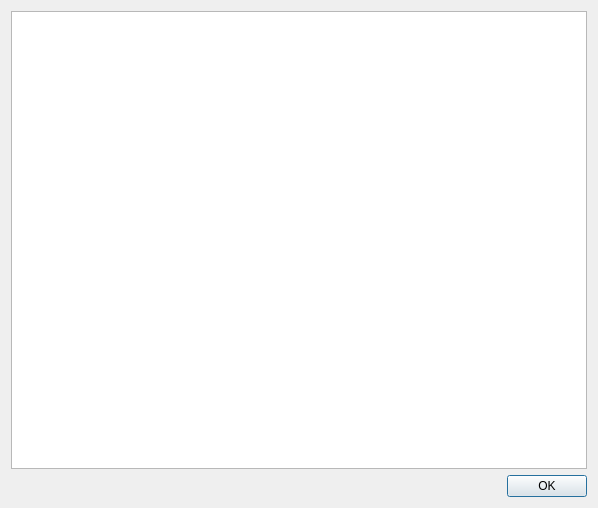
<?xml version="1.0" encoding="UTF-8"?>
<ui version="4.0">
 <class>CReleseInfo</class>
 <widget class="QDialog" name="CReleseInfo">
  <property name="geometry">
   <rect>
    <x>0</x>
    <y>0</y>
    <width>598</width>
    <height>508</height>
   </rect>
  </property>
  <property name="windowTitle">
   <string>Release notes</string>
  </property>
  <layout class="QVBoxLayout" name="verticalLayout_2">
   <item>
    <layout class="QVBoxLayout" name="verticalLayout">
     <item>
      <widget class="QPlainTextEdit" name="plainTextEdit">
       <property name="font">
        <font>
         <family>System</family>
         <pointsize>12</pointsize>
        </font>
       </property>
      </widget>
     </item>
    </layout>
   </item>
   <item>
    <layout class="QHBoxLayout" name="horizontalLayout">
     <item>
      <spacer name="horizontalSpacer">
       <property name="orientation">
        <enum>Qt::Horizontal</enum>
       </property>
       <property name="sizeHint" stdset="0">
        <size>
         <width>40</width>
         <height>20</height>
        </size>
       </property>
      </spacer>
     </item>
     <item>
      <widget class="QPushButton" name="pushButton">
       <property name="text">
        <string>OK</string>
       </property>
       <property name="default">
        <bool>true</bool>
       </property>
      </widget>
     </item>
    </layout>
   </item>
  </layout>
 </widget>
 <resources/>
 <connections/>
</ui>
